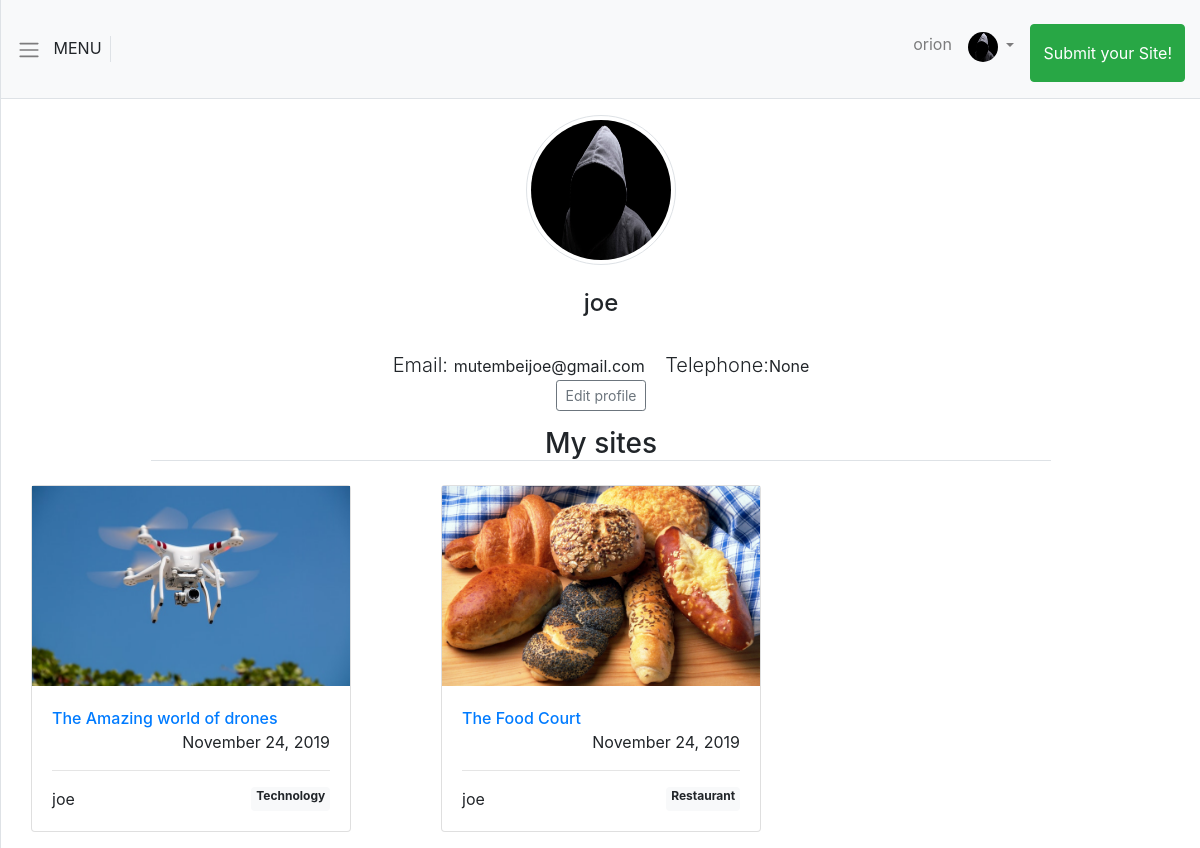
The page /accounts/user/4/ (signed in) on the database as committed earlier.
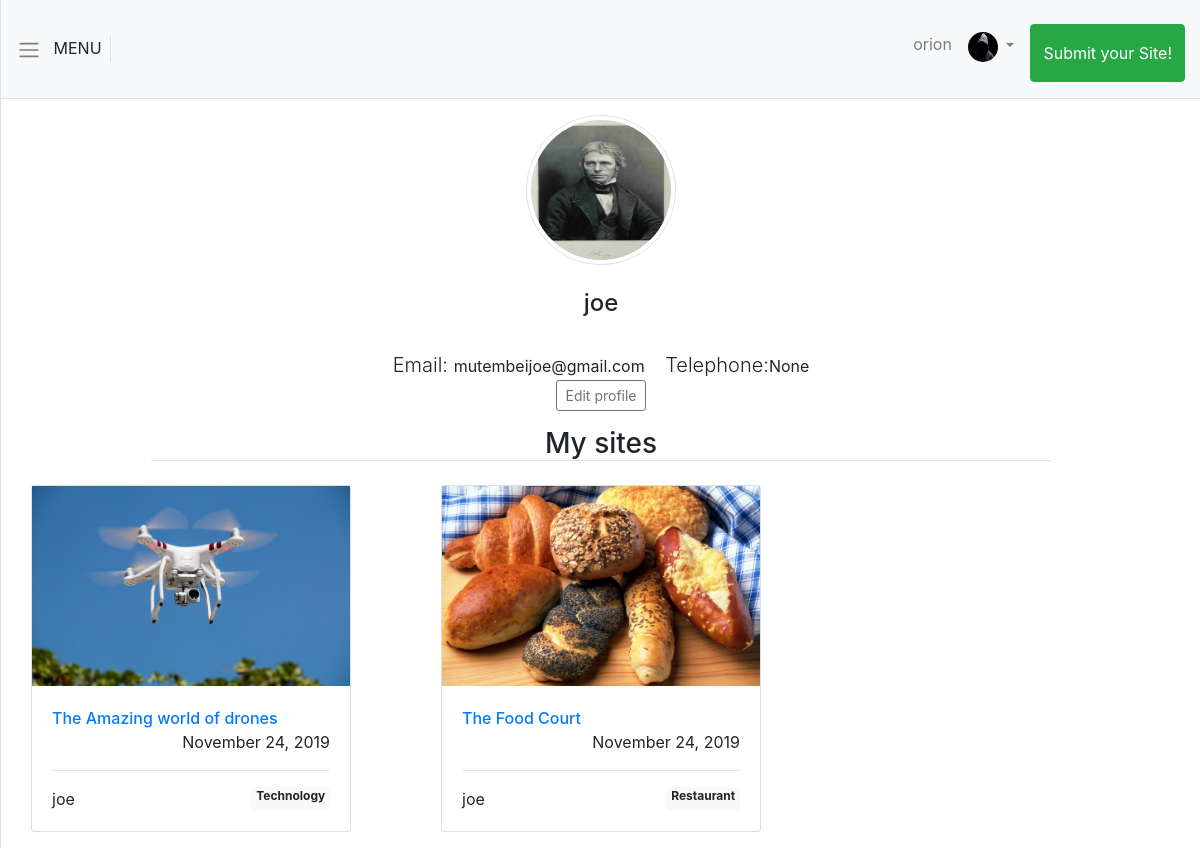
The same page on the database as committed later.
### accounts/models.py (models this page shows, shortened)
class CustomUser(AbstractUser):
    avatar = models.ImageField(upload_to='avatars', default='default_avatar.jpg')
    bio = models.CharField(max_length=500, null=True, blank=True)
    telephone = models.CharField(max_length=13, blank=True, null=True)
    def __str__(self):
        return self.username

### accounts/views.py (the view)
# urls.py: path('user/<int:pk>/', UserDetailView.as_view(), name='profile'),
class UserDetailView(DetailView):
    model = CustomUser
    template_name = 'profile.html'

### sites/models.py (called while the page is built)
    def __str__(self):
        return self.name

### templates/profile.html
{% extends 'base.html' %}
{% block content%}
<div class="profile_details my-3">
    <img src="{{object.avatar.url}}" alt="{{object}}" class="img-thumbnail profile_avatar">
    <div class="my-4">
        <h4>{{object.username}}</h4>
    </div>
    <div>
        <span class="mx-2"><span class="lead">Email: </span>{{object.email}}</span>
        <span class="mx-2"><span class="lead">Telephone:</span>{{object.telephone}}</span>
    </div>
    <div>
        <span><a href="{% url 'update_user' object.id%}" class="btn btn-sm btn-outline-secondary mx-3">Edit
                profile</a></span>
    </div>
</div>
<h3 class="border-bottom text-center w-75 mx-auto">My sites</h3>
<div class="row">
    {% for site in object.sites.all %}
    <div class="col-lg-4 col-md-6 my-3">
        <div class="card mx-auto" style="width: 20rem;">
            <a href="{% url 'site' site.id %}">
                <div class="site_display_image" style="background-image: url({{site.cover.url}});"></div>
            </a>
            <div class="card-body site_display_card_body">
                <div>
                    <a href="{% url 'site' object.id %}">
                        <span class="h6 text-center">{{site.title}}</span>
                    </a>
                </div>
                <div style="display:flex; justify-content: flex-end;">
                    <span>{{site.created_at | date:"F d, Y" }}</span>
                </div>
                <hr>
                <div style="display:flex; justify-content:space-between;">
                    <span>{{site.author}}</span>
                    {% for tag in site.tags.all %}
                    <span class="badge badge-light">{{tag}}</span>
                    {% endfor%}
                </div>
            </div>
        </div>
    </div>
    {%endfor%}
</div>
{% endblock content%}

Rows that differ between the two databases and show on the page:
changed CustomUser "joe": avatar: picture added in place of a placeholder
